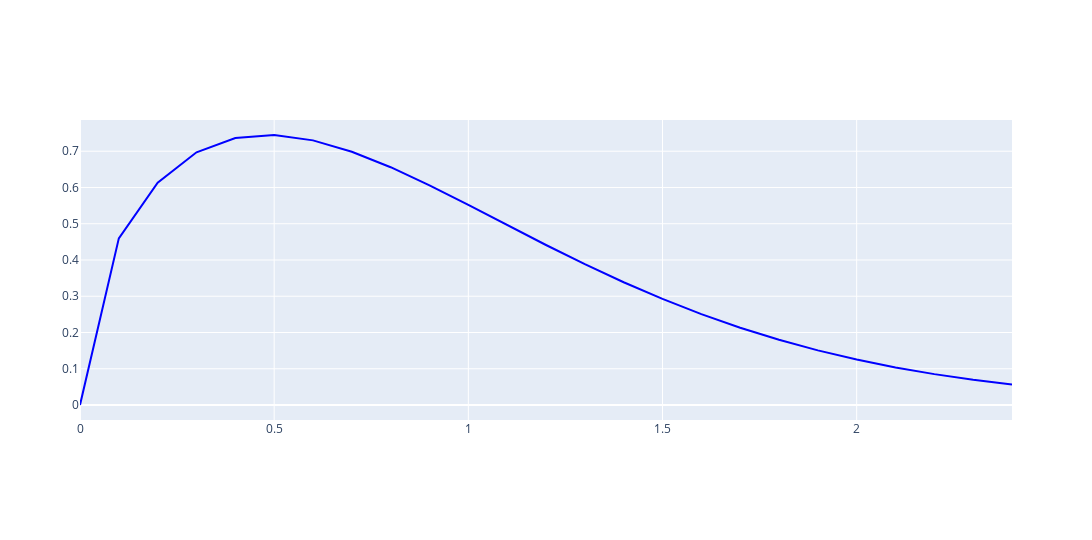

The cell this chart's notebook holds for it:
### Code cell
fig = go.Figure()
fig.add_traces([
    go.Scatter(x=x_plot, y=pdf_plot, mode='lines', marker = {'color' : 'blue'}, name="-")
])
fig.update_layout(
    height=1080*0.5,
    width=1920*0.6,
    margin=dict(t=120, b=120)
)
fig.show()

# fig = go.Figure()
# fig.add_traces([
#     go.Scatter(x=x_plot, y=pdf_plot, mode='lines', marker = {'color' : 'blue'}, name="-")
# ])
# fig.update_layout(
#     height=1080*0.5,
#     width=1920*0.6,
#     margin=dict(t=120, b=120)
# )
# fig.show()

### Figure 1 — Plotly figure (JSON) as saved in the notebook; plotly's stock layout.template omitted (floating-point values rounded to 4 significant figures)
{"data": [{"marker": {"color": "blue"}, "mode": "lines", "name": "-", "type": "scatter", "x": [0, 0.1, 0.2, 0.3, 0.4, 0.5, 0.6, 0.7, 0.8, 0.9, 1, 1.1, 1.2, 1.3, 1.4, 1.5, 1.6, 1.7, 1.8, 1.9, 2, 2.1, 2.2, 2.3, 2.4], "y": [0, 0.4596, 0.6134, 0.6971, 0.7366, 0.7448, 0.73, 0.6987, 0.656, 0.6059, 0.5518, 0.4963, 0.4414, 0.3885, 0.3386, 0.2926, 0.2507, 0.2132, 0.1799, 0.1507, 0.1254, 0.1036, 0.08514, 0.06952, 0.05642]}], "layout": {"height": 540, "margin": {"b": 120, "t": 120}, "width": 1152}}
